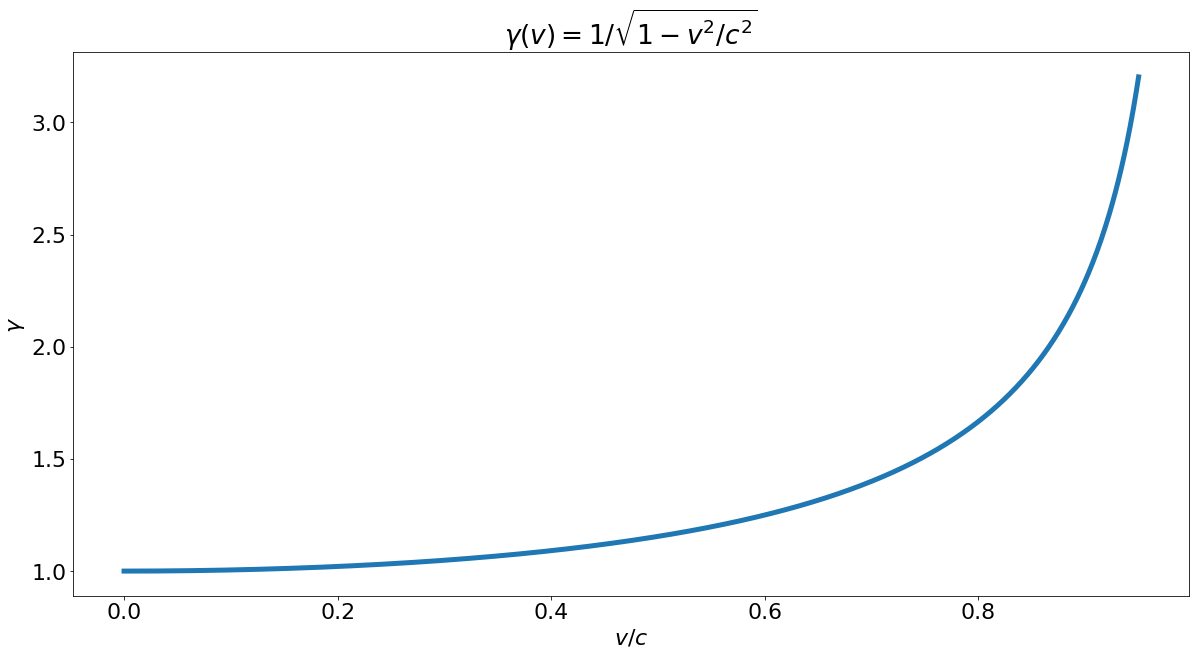

Write Python code to recreate this figure.
# -*- coding: utf-8 -*-
"""
  Resonance : trace la norme des fonctions de transfert
  en position et vitesse pour 5 valeurs de Q
"""

import matplotlib.animation as animation
import numpy as np
import matplotlib.pyplot as plt
from scipy.integrate import odeint
import matplotlib 

plt.rcParams.update({'font.size': 22})

# vitesse de la lumière
c = 299792458

# norme fonction de transfert position
def gamma (v):
    beta = v / c
    return 1 / np.sqrt (1 - beta**2)

# tracé de gamma (v)
v = np.linspace (0, 0.95*c, 1000)
plt.figure (figsize = (20, 10))
plt.plot (v/c, gamma(v), linewidth = 5)
#plt.hlines (1.5, 0, 1, color='red', linestyle='--', linewidth=3)
plt.xlabel ("$v / c$")
plt.ylabel ("$\gamma$")
plt.title ("$\gamma (v) = 1 / \sqrt{1 - v^2/c^2}$")
plt.show ()
